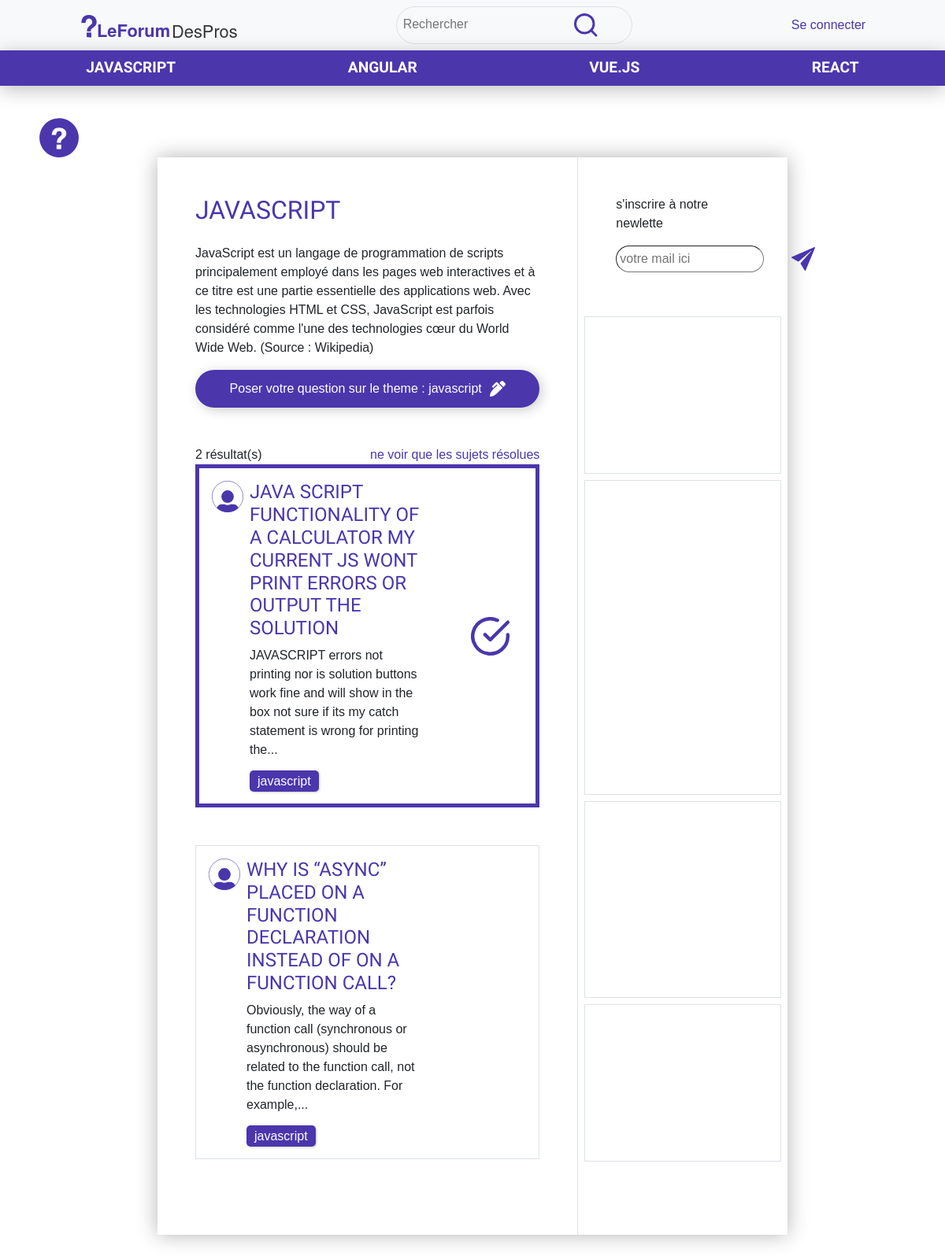
Page /index.php?action=pageCategorie&idCat=1 on the committed database.
### tables this page shows
CREATE TABLE `cat` (
  `id` int(11) NOT NULL,
  `categorie` varchar(100) NOT NULL,
  `def` text NOT NULL
);

CREATE TABLE `sujet` (
  `id` int(11) NOT NULL,
  `titre` varchar(200) NOT NULL,
  `contenu` text NOT NULL,
  `id_user` int(11) NOT NULL,
  `id_cat` int(11) NOT NULL,
  `resolue` tinyint(1) NOT NULL DEFAULT '0'
);

### vues/pageCategorie.php (the view)
<?php
    if(isset($_GET['idCat'])) {
        $idCat = $_GET['idCat'];
        $getCat = $bdd->prepare('SELECT * FROM `cat` WHERE `id`=:id');
        $getCat->execute([
            'id' => $idCat
        ]);
        $cat = $getCat->fetch();
        if(isset($_GET['actionResolue']) AND $_GET['actionResolue'] == true){
            $getSujet = $bdd->prepare('SELECT * FROM `sujet` WHERE `resolue` = :resolue AND `id_cat`= :idCat ORDER BY `id` DESC');
            $getSujet->execute([
                'resolue' => 1,
                'idCat' => $idCat
            ]);
        } else {
            $getSujet = $bdd->prepare('SELECT * FROM `sujet` WHERE `id_cat`= :idCat ORDER BY `id` DESC');
            $getSujet->execute([
                'idCat' => $idCat
            ]);
        }
        $nbSujet = $getSujet->rowCount();
    }
    include('include/nav.php');
?>
<div class="pageCategorie marge page d-flex">
    <div class="feed col-8 p-5">
    <h2 class="mb-4"><?=$cat['categorie']?></h2>
    <p><?=$cat['def']?></p>
        <a class="button d-flex align-items-center justify-content-center" href="index.php?action=createPost&idCat=<?=$cat['id']?>">Poser votre question sur le theme : <?=$cat['categorie']?><img src="images/pen.svg" alt="pen" width="20px"></a>
        <div class="mt-5">
            <div class="d-flex justify-content-between">
                <div class="resultatNb"><?=$nbSujet?> résultat(s)</div>
                <?php if(isset($_GET['actionResolue']) AND $_GET['actionResolue'] == true) { ?>
                    <div><a class="link" href="?action=pageCategorie&idCat=<?=$idCat?>">voir tous les sujets </a></div>
                <?php } else { ?>
                    <div><a class="link" href="?action=pageCategorie&actionResolue=true&idCat=<?=$idCat?>">ne voir que les sujets résolues</a></div>
                <?php  } ?>
            </div>
            <?php while($s = $getSujet->fetch()){ ?>
                <?php if($s['resolue'] == 0) { ?>
                <div class="post d-flex mb-5 border border-1 p-3 justify-content-between">
                <?php } else { ?>
                <div class="post d-flex justify-content-between mb-5 border-violet p-3">
                <?php } ?>
                    <?php
                        $idCat = $s['id_cat'];
                        $catPost = $bdd->prepare('SELECT * FROM cat WHERE id=?');
                        $catPost->execute(array($idCat));
                        $cat = $catPost->fetch();
                    ?>
                    <div class="post d-flex align-items-start col-8">
                        <img src="images/user.svg" alt="user" class="me-2" width="40px">
                        <div class="sujetText">
                            <h4><a href="index.php?action=pageSujet&idSujet=<?=$s['id']?>"><?=$s['titre']?></a></h4>
                            <?php if(strlen($s['contenu']) > 150) { ?>
                                <p><?=substr($s['contenu'], 0, 150)?>...</p>
                            <?php } else { ?>
                                <p><?=$s['contenu']?></p>
                            <?php } ?>
                            <span class="categorie"><a href="index.php?action=pageCategorie&idCat=<?=$cat['id']?>"><?=$cat['categorie']?></a></span>
                        </div>
                    </div>
                    <div class="d-flex align-items-center justify-content-end col-4">
                        <?php if($s['resolue'] == 1) { ?>
                            <span class="p-3 d-flex align-items-center justify-content-center">
                                <img src="images/check.svg" width="50px" alt="chech">
                            </span>
                        <?php } ?>
                    </div>
                </div>
            <?php } ?>
        </div>
    </div>
    <?php include('include/sidebar.php') ?>
</div>

### vues/include/nav.php (shortened to what this page needs)
<?php
    $getCat = $bdd->prepare('SELECT * FROM cat');
    $getCat->execute();
?>
<div class="fixed-top">
    <nav class="navbar d-flex justify-content-around bg-light">
        <a href="index.php?action=home"><img src="images/logo.svg" alt="logo" width="200px"></a>
        <div class="search border border-1 p-2 rounded-pill">
            <form action="?action=search" method="POST">
                <div class="form-group">
                    <input type="text" id="contenuSearch" name="contenuSearch" class="contenuSearch" placeholder="Rechercher">
                    <button type="submit"><img src="images/search.svg" alt="search" width="30px"></button>
                </div>
            </form>
        </div>
        <?php if(isset($_SESSION['id'])){ ?>
                <button class="bg-transparent" type="button" data-bs-toggle="modal" data-bs-target="#userProfil">
                    <img src="images/user/<?=$_SESSION['avatar']?>.svg" width="40px" alt=""> <?=$_SESSION['pseudo']?>
                </button>
                <div class="dropdown">
                    <button class="button dropdown-toggle" type="button" id="dropdownMenuButton1" data-bs-toggle="dropdown" aria-expanded="false">
                        Menu
                    </button>
                    <ul class="dropdown-menu" aria-labelledby="dropdownMenuButton1">
                        <?php if($_SESSION['role'] == 'admin') { ?>
                            <li><a class="dropdown-item link" href="index.php?action=admin">Admin</a></li>
                        <?php } else { ?>
                            <li><a class="dropdown-item link" href="index.php?action=mySujet">Mes sujets</a></li>
                            <li><a class="dropdown-item link" href="index.php?action=myMessage">Mes messages</a></li>
                        <?php } ?>
                            <li><a class="dropdown-item link" href="index.php?action=logout">Se déconnecter</a></li>
                    </ul>
                </div>
        <?php } else { ?>
            <a class="link" href="index.php?action=connexion">Se connecter</a>
        <?php } ?>
    </nav>
    <nav class="navbar list-categorie d-flex justify-content-around">
        <?php while($c = $getCat->fetch()){ ?>
            <a href="index.php?action=pageCategorie&idCat=<?=$c['id']?>"><?=$c['categorie']?></a>
        <?php } ?>
    </nav>
</div>

### asset/main.css (style rules this page uses)
* { margin: 0; padding: 0; font-family: Helvetica, sans-serif; }
.marge { margin-left: 200px; margin-right: 200px; margin-top: 200px; margin-bottom: 50px; }
.border-violet { border: #4B36AC 5px solid !important; }
a { text-decoration: none !important; }
a.link { color: #4B36AC; }
button { border: none; min-width: 100px; }
.button { background-color: #4B36AC; color: white; border-radius:50px; padding: 12px 10px 12px 10px; box-shadow: 3px 3px 15px rgba(0, 0, 0, .20); text-decoration: none; transition: all .3s ease; }
.button img { margin-left: 10px; }
h2, h4 { font-family: 'Viga', sans-serif; color: #4B36AC; text-transform: uppercase; }
.page { box-shadow: 0px 0px 25px rgba(0, 0, 0, .30); background-color: white; }
nav.list-categorie { background-color: #4B36AC; box-shadow: 0px 5px 25px rgba(0, 0, 0, .25); }
nav.list-categorie a { font-family: 'Viga', sans-serif; color: white; text-transform: uppercase; font-size: 1.2em; font-weight: bold; text-decoration: none; transition: opacity .2s ease; }
.sujetText H4 a { font-family: 'Viga', sans-serif; color: #4B36AC; text-transform: uppercase; }
span a { color: white; transition: color .2s ease; }
span.categorie { background-color: #4B36AC; border-radius: 5px; padding: 5px 10px 5px 10px; box-shadow: 1px 1px 3px rgba(0, 0, 0, .20); }
.search form input { border: none; background: transparent; }
.search form button { border: none; background: transparent; }

### rows in the picture
cat: categorie "JAVASCRIPT", def "JavaScript est un langage de programmation de scripts principalement employé dans les pages web interactives et à ce titre est une partie essentielle des applications web. Avec les technologies HTML et CSS, JavaScript est parfois considéré comme l'une des technologies cœur du World Wide Web. (Source : Wikipedia)", categorie "javascript"
cat: categorie "ANGULAR"
cat: categorie "VUE.JS"
cat: categorie "REACT"
sujet: titre "JAVA SCRIPT FUNCTIONALITY OF A CALCULATOR MY CURRENT JS WONT PRINT ERRORS OR OUTPUT THE SOLUTION", contenu "JAVASCRIPT errors not printing nor is solution buttons work fine and will show in the box not sure if its my catch statement is wrong for printing the", id_cat.categorie "javascript", resolue 1 (drawn)
sujet: titre "WHY IS “ASYNC” PLACED ON A FUNCTION DECLARATION INSTEAD OF ON A FUNCTION CALL?", contenu "Obviously, the way of a function call (synchronous or asynchronous) should be related to the function call, not the function declaration. For example,", id_cat.categorie "javascript"

### other values in the picture
$nbSujet "2"
